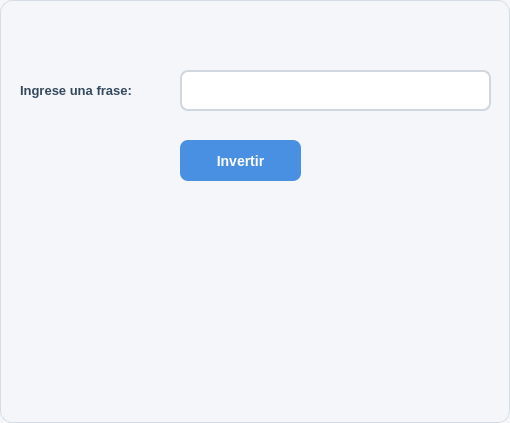
<?xml version="1.0" encoding="UTF-8"?>
<ui version="4.0">
 <class>DialogoEjercicio25</class>
 <widget class="QDialog" name="DialogoEjercicio25">
  <property name="geometry">
   <rect>
    <x>0</x>
    <y>0</y>
    <width>510</width>
    <height>423</height>
   </rect>
  </property>
  <property name="windowTitle">
   <string>Dialog</string>
  </property>
  <property name="styleSheet">
   <string notr="true">/* =========================
   ESTILO GENERAL DEL DIALOG
   ========================= */
QDialog {
    background-color: #f4f6f9;
    border: 1px solid #d6dce5;
    border-radius: 12px;
    font-family: &quot;Segoe UI&quot;;
    font-size: 14px;
    color: #2c3e50;
}

/* =========================
   LABELS
   ========================= */
QLabel {
    color: #34495e;
    font-weight: 500;
    background: transparent;
}

/* =========================
   CAMPOS DE TEXTO
   ========================= */
QLineEdit {
    background-color: #ffffff;
    border: 2px solid #d0d7de;
    border-radius: 8px;
    padding: 8px 10px;
    color: #2c3e50;
    selection-background-color: #4a90e2;
    selection-color: white;
}

/* Cuando el usuario selecciona el campo */
QLineEdit:focus {
    border: 2px solid #4a90e2;
    background-color: #ffffff;
}

/* Campo deshabilitado */
QLineEdit:disabled {
    background-color: #ecf0f1;
    color: #95a5a6;
    border: 2px solid #dfe6e9;
}

/* =========================
   BOTONES
   ========================= */
QPushButton {
    background-color: #4a90e2;
    color: white;
    border: none;
    border-radius: 8px;
    padding: 8px 16px;
    font-size: 14px;
    font-weight: 600;
}

/* Hover */
QPushButton:hover {
    background-color: #357abd;
}

/* Click */
QPushButton:pressed {
    background-color: #2f6da3;
    padding-top: 9px;
    padding-bottom: 7px;
}

/* Botón deshabilitado */
QPushButton:disabled {
    background-color: #bdc3c7;
    color: #ecf0f1;
}

/* =========================
   TOOLTIP OPCIONAL
   ========================= */
QToolTip {
    background-color: #2c3e50;
    color: white;
    border: 1px solid #4a90e2;
    padding: 5px;
    border-radius: 6px;
}</string>
  </property>
  <widget class="QLabel" name="label">
   <property name="geometry">
    <rect>
     <x>20</x>
     <y>80</y>
     <width>191</width>
     <height>21</height>
    </rect>
   </property>
   <property name="font">
    <font>
     <pointsize>10</pointsize>
     <weight>62</weight>
     <bold>true</bold>
    </font>
   </property>
   <property name="text">
    <string>Ingrese una frase:</string>
   </property>
  </widget>
  <widget class="QLineEdit" name="txt_frase">
   <property name="geometry">
    <rect>
     <x>180</x>
     <y>70</y>
     <width>311</width>
     <height>41</height>
    </rect>
   </property>
   <property name="font">
    <font>
     <pointsize>10</pointsize>
     <weight>75</weight>
     <bold>true</bold>
    </font>
   </property>
  </widget>
  <widget class="QPushButton" name="btn_invertir">
   <property name="geometry">
    <rect>
     <x>180</x>
     <y>140</y>
     <width>121</width>
     <height>41</height>
    </rect>
   </property>
   <property name="text">
    <string>Invertir</string>
   </property>
  </widget>
  <widget class="QLabel" name="lbl_reversa">
   <property name="geometry">
    <rect>
     <x>30</x>
     <y>270</y>
     <width>451</width>
     <height>51</height>
    </rect>
   </property>
   <property name="font">
    <font>
     <pointsize>10</pointsize>
     <weight>62</weight>
     <bold>true</bold>
    </font>
   </property>
   <property name="text">
    <string/>
   </property>
   <property name="alignment">
    <set>Qt::AlignCenter</set>
   </property>
  </widget>
 </widget>
 <resources/>
 <connections/>
</ui>
